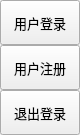
                 <widget class="QFrame" name="extraRightBox">
                  <property name="minimumSize">
                   <size>
                    <width>0</width>
                    <height>0</height>
                   </size>
                  </property>
                  <property name="maximumSize">
                   <size>
                    <width>0</width>
                    <height>16777215</height>
                   </size>
                  </property>
                  <property name="frameShape">
                   <enum>QFrame::NoFrame</enum>
                  </property>
                  <property name="frameShadow">
                   <enum>QFrame::Raised</enum>
                  </property>
                  <layout class="QVBoxLayout" name="verticalLayout_7">
                   <property name="spacing">
                    <number>0</number>
                   </property>
                   <property name="leftMargin">
                    <number>0</number>
                   </property>
                   <property name="topMargin">
                    <number>0</number>
                   </property>
                   <property name="rightMargin">
                    <number>0</number>
                   </property>
                   <property name="bottomMargin">
                    <number>0</number>
                   </property>
                   <item>
                    <widget class="QFrame" name="themeSettingsTopDetail">
                     <property name="maximumSize">
                      <size>
                       <width>16777215</width>
                       <height>3</height>
                      </size>
                     </property>
                     <property name="frameShape">
                      <enum>QFrame::NoFrame</enum>
                     </property>
                     <property name="frameShadow">
                      <enum>QFrame::Raised</enum>
                     </property>
                    </widget>
                   </item>
                   <item>
                    <widget class="QFrame" name="contentSettings">
                     <property name="frameShape">
                      <enum>QFrame::NoFrame</enum>
                     </property>
                     <property name="frameShadow">
                      <enum>QFrame::Raised</enum>
                     </property>
                     <layout class="QVBoxLayout" name="verticalLayout_13">
                      <property name="spacing">
                       <number>0</number>
                      </property>
                      <property name="leftMargin">
                       <number>0</number>
                      </property>
                      <property name="topMargin">
                       <number>0</number>
                      </property>
                      <property name="rightMargin">
                       <number>0</number>
                      </property>
                      <property name="bottomMargin">
                       <number>0</number>
                      </property>
                      <item alignment="Qt::AlignTop">
                       <widget class="QFrame" name="topMenus">
                        <property name="frameShape">
                         <enum>QFrame::NoFrame</enum>
                        </property>
                        <property name="frameShadow">
                         <enum>QFrame::Raised</enum>
                        </property>
                        <layout class="QVBoxLayout" name="verticalLayout_14">
                         <property name="spacing">
                          <number>0</number>
                         </property>
                         <property name="leftMargin">
                          <number>0</number>
                         </property>
                         <property name="topMargin">
                          <number>0</number>
                         </property>
                         <property name="rightMargin">
                          <number>0</number>
                         </property>
                         <property name="bottomMargin">
                          <number>0</number>
                         </property>
                         <item>
                          <widget class="QPushButton" name="btn_login">
                           <property name="enabled">
                            <bool>true</bool>
                           </property>
                           <property name="sizePolicy">
                            <sizepolicy hsizetype="Expanding" vsizetype="Fixed">
                             <horstretch>0</horstretch>
                             <verstretch>0</verstretch>
                            </sizepolicy>
                           </property>
                           <property name="minimumSize">
                            <size>
                             <width>0</width>
                             <height>45</height>
                            </size>
                           </property>
                           <property name="font">
                            <font>
                             <family>Segoe UI</family>
                             <pointsize>10</pointsize>
                             <italic>false</italic>
                             <bold>false</bold>
                            </font>
                           </property>
                           <property name="cursor">
                            <cursorShape>PointingHandCursor</cursorShape>
                           </property>
                           <property name="layoutDirection">
                            <enum>Qt::LeftToRight</enum>
                           </property>
                           <property name="styleSheet">
                            <string notr="true">background-image: url(:/icons/images/icons/cil-envelope-open.png);</string>
                           </property>
                           <property name="text">
                            <string>用户登录</string>
                           </property>
                          </widget>
                         </item>
                         <item>
                          <widget class="QPushButton" name="btn_register">
                           <property name="sizePolicy">
                            <sizepolicy hsizetype="Expanding" vsizetype="Fixed">
                             <horstretch>0</horstretch>
                             <verstretch>0</verstretch>
                            </sizepolicy>
                           </property>
                           <property name="minimumSize">
                            <size>
                             <width>0</width>
                             <height>45</height>
                            </size>
                           </property>
                           <property name="font">
                            <font>
                             <family>Segoe UI</family>
                             <pointsize>10</pointsize>
                             <italic>false</italic>
                             <bold>false</bold>
                            </font>
                           </property>
                           <property name="cursor">
                            <cursorShape>PointingHandCursor</cursorShape>
                           </property>
                           <property name="layoutDirection">
                            <enum>Qt::LeftToRight</enum>
                           </property>
                           <property name="styleSheet">
                            <string notr="true">background-image: url(:/icons/images/icons/cil-print.png);</string>
                           </property>
                           <property name="text">
                            <string>用户注册</string>
                           </property>
                          </widget>
                         </item>
                         <item>
                          <widget class="QPushButton" name="btn_logout">
                           <property name="sizePolicy">
                            <sizepolicy hsizetype="Expanding" vsizetype="Fixed">
                             <horstretch>0</horstretch>
                             <verstretch>0</verstretch>
                            </sizepolicy>
                           </property>
                           <property name="minimumSize">
                            <size>
                             <width>0</width>
                             <height>45</height>
                            </size>
                           </property>
                           <property name="font">
                            <font>
                             <family>Segoe UI</family>
                             <pointsize>10</pointsize>
                             <italic>false</italic>
                             <bold>false</bold>
                            </font>
                           </property>
                           <property name="cursor">
                            <cursorShape>PointingHandCursor</cursorShape>
                           </property>
                           <property name="layoutDirection">
                            <enum>Qt::LeftToRight</enum>
                           </property>
                           <property name="styleSheet">
                            <string notr="true">background-image: url(:/icons/images/icons/cil-account-logout.png);</string>
                           </property>
                           <property name="text">
                            <string>退出登录</string>
                           </property>
                          </widget>
                         </item>
                        </layout>
                       </widget>
                      </item>
                     </layout>
                    </widget>
                   </item>
                  </layout>
                 </widget>
